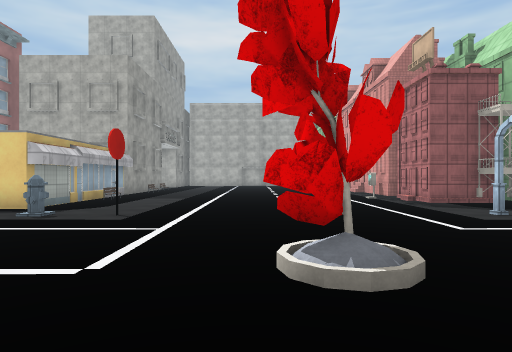
[1] (above)

16 first-person views from a walk through a 3-D level made in the Unity game engine. The camera is 1.5 m above the floor, looks level and sees 75° across. The floor is counted in squares, 2 m on a side. Each view is taken from the middle of a square. On the plan, view 1 faces up. The plan holds only what a view shows up to about 11 squares ahead; the rest is blank. The place goes on beyond the plan. The player is left out. Some surface patterns are stand-ins.

[2]
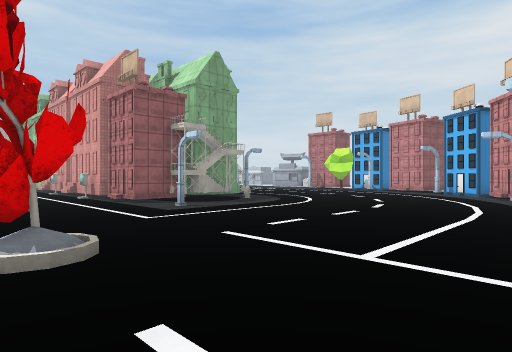

[3]
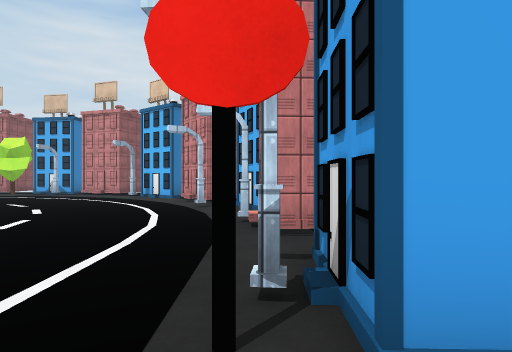

[4]
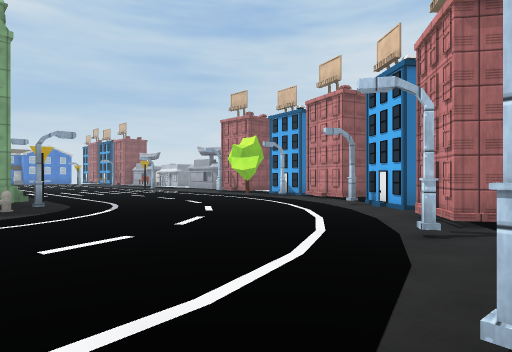

[5]
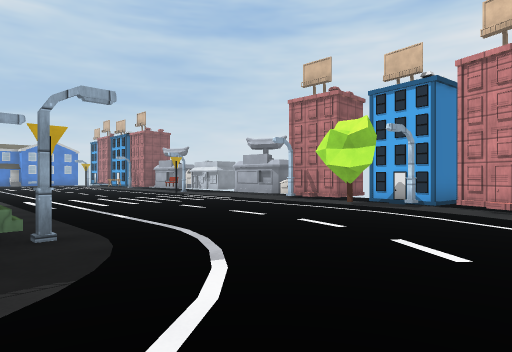

[6]
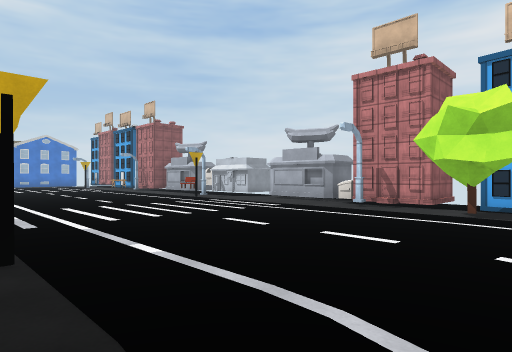

[7]
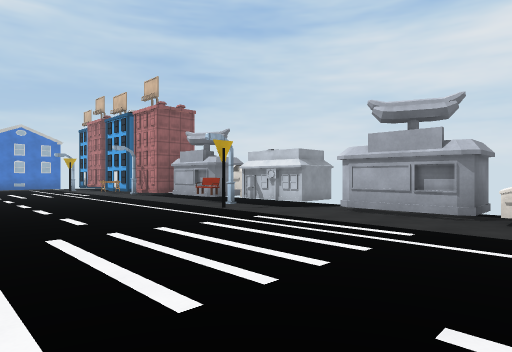

[8]
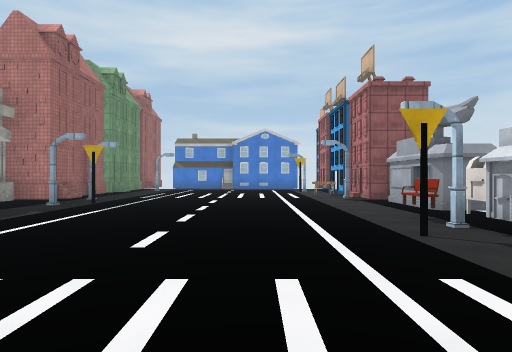

[9]
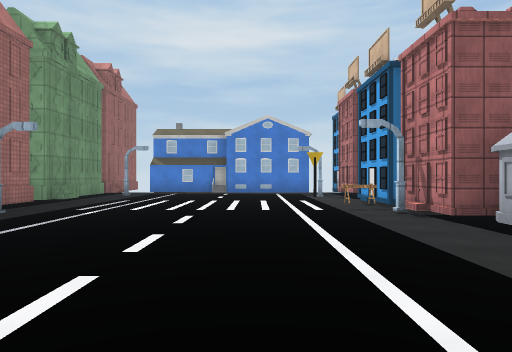

[10]
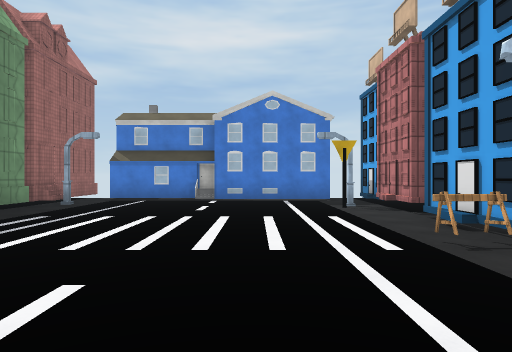

[11]
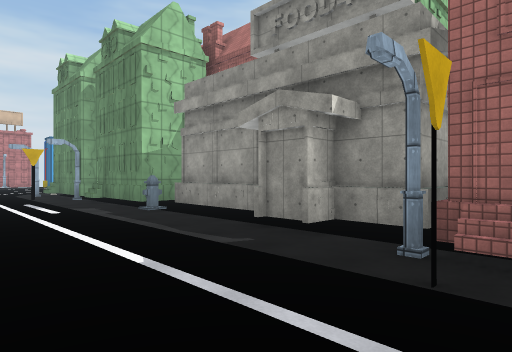

[12]
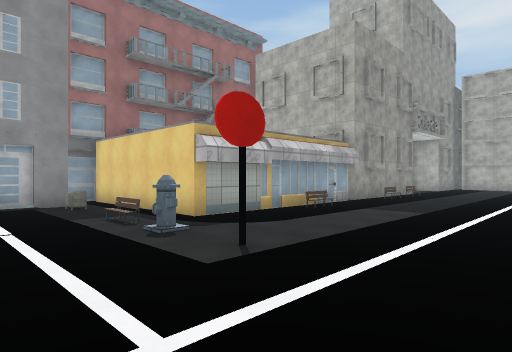

[13]
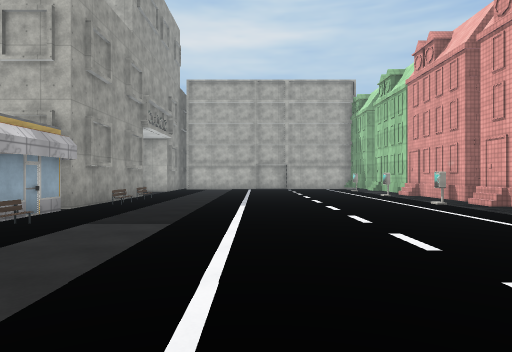

[14]
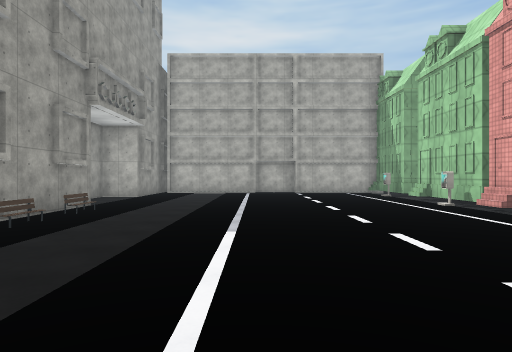

[15]
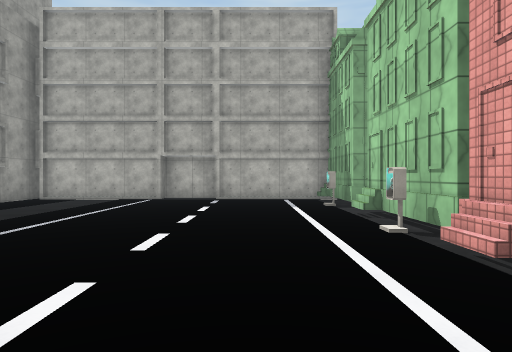

[16]
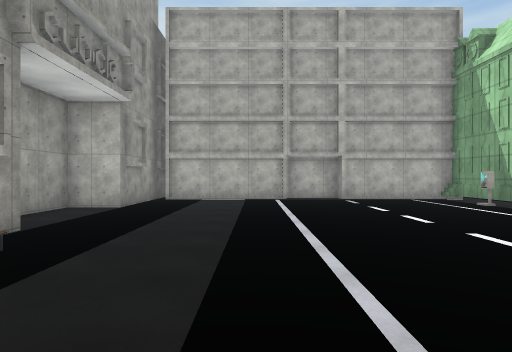

### Floor plan
Key: @ floor where view 1 was taken; # wall or solid block; x gap in a wall; . floor; / step, stairs or slope; B bench; S streetlight; T tree; M mailbox; A barrier; U building; I bin; P phone; O other object.
Columns run from 11 left of view 1 to 19 right of it. Each row starts with its distance up from view 1.
 33                     U
 32                    #.####   .#
 31                    #.........#
 30                    #S........
 29                    #.......S#
 28                    #........#
 27                    #........#
 26                    #........#
 25      ######.#####  #.......A#
 24      #..........#  #S.......S
 23      #.........P#  #.........#
 22     ##.........## ##S#.......#
 21     #..........## #..........#
 20      ...........# ##.........#
 19      ..........P# #.........BM
 18      #.........## #.........SMO
 17      #B......../# #........#.#
 16      #..........# #O.........OO
 15      #B........P####.........#
 14      #........./.  #.........#
 13      #........./#  #.........##
 12      #..........#  ..........O#
 11      #B........ #  #S.......S #
 10      #..........#  #.#......###
  9      #..........####S......T##
  8 ######...........OOO ......T#
  7 #...............S..........S#
  6   #I.B.O....................##
  5   ......... ................#
  4           ..................#
  3           .O  ............S#
  2               ............##
  1               ........../##
  0            @  ........S.##
 -1            .  ..S..#Sx###
 -2                .##.#

Positions as (right, up) in squares from view 1, and headings:
1: (0, 0), facing up
2: (0, -1), facing up-right
3: (3, -1), facing right
4: (7, -1), facing up-right
5: (8, 4), facing up-right
6: (9, 7), facing up-right
7: (11, 11), facing up-right
8: (14, 13), facing up
9: (14, 17), facing up
10: (14, 21), facing up
11: (12, 23), facing down-left
12: (0, 4), facing up-left
13: (-1, 6), facing up
14: (-1, 10), facing up
15: (2, 14), facing up
16: (-2, 14), facing up
